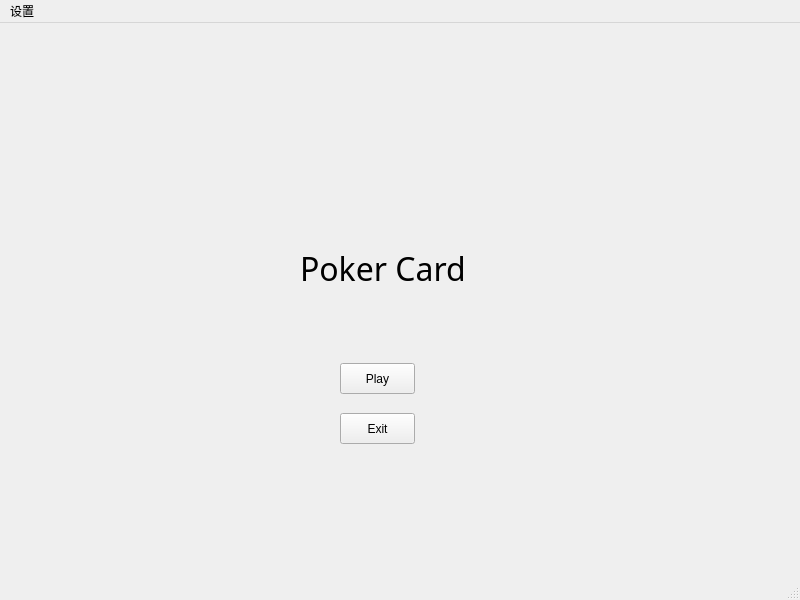
<?xml version="1.0" encoding="UTF-8"?>
<ui version="4.0">
 <class>MainWindow</class>
 <widget class="QMainWindow" name="MainWindow">
  <property name="geometry">
   <rect>
    <x>0</x>
    <y>0</y>
    <width>800</width>
    <height>600</height>
   </rect>
  </property>
  <property name="windowTitle">
   <string>MainWindow</string>
  </property>
  <widget class="QWidget" name="centralwidget">
   <widget class="QPushButton" name="start">
    <property name="geometry">
     <rect>
      <x>340</x>
      <y>340</y>
      <width>75</width>
      <height>31</height>
     </rect>
    </property>
    <property name="text">
     <string>Play</string>
    </property>
   </widget>
   <widget class="QLabel" name="label">
    <property name="geometry">
     <rect>
      <x>300</x>
      <y>220</y>
      <width>201</width>
      <height>51</height>
     </rect>
    </property>
    <property name="font">
     <font>
      <family>Agency FB</family>
      <pointsize>24</pointsize>
     </font>
    </property>
    <property name="text">
     <string>Poker Card</string>
    </property>
   </widget>
   <widget class="QPushButton" name="endGame">
    <property name="geometry">
     <rect>
      <x>340</x>
      <y>390</y>
      <width>75</width>
      <height>31</height>
     </rect>
    </property>
    <property name="text">
     <string>Exit</string>
    </property>
   </widget>
  </widget>
  <widget class="QStatusBar" name="statusbar"/>
  <widget class="QMenuBar" name="menubar">
   <property name="geometry">
    <rect>
     <x>0</x>
     <y>0</y>
     <width>800</width>
     <height>26</height>
    </rect>
   </property>
   <widget class="QMenu" name="menu">
    <property name="title">
     <string>设置</string>
    </property>
    <addaction name="action"/>
   </widget>
   <addaction name="menu"/>
  </widget>
  <action name="action">
   <property name="checkable">
    <bool>true</bool>
   </property>
   <property name="checked">
    <bool>false</bool>
   </property>
   <property name="text">
    <string>最小化</string>
   </property>
   <property name="shortcut">
    <string>Ctrl+M</string>
   </property>
  </action>
 </widget>
 <resources/>
 <connections/>
</ui>
